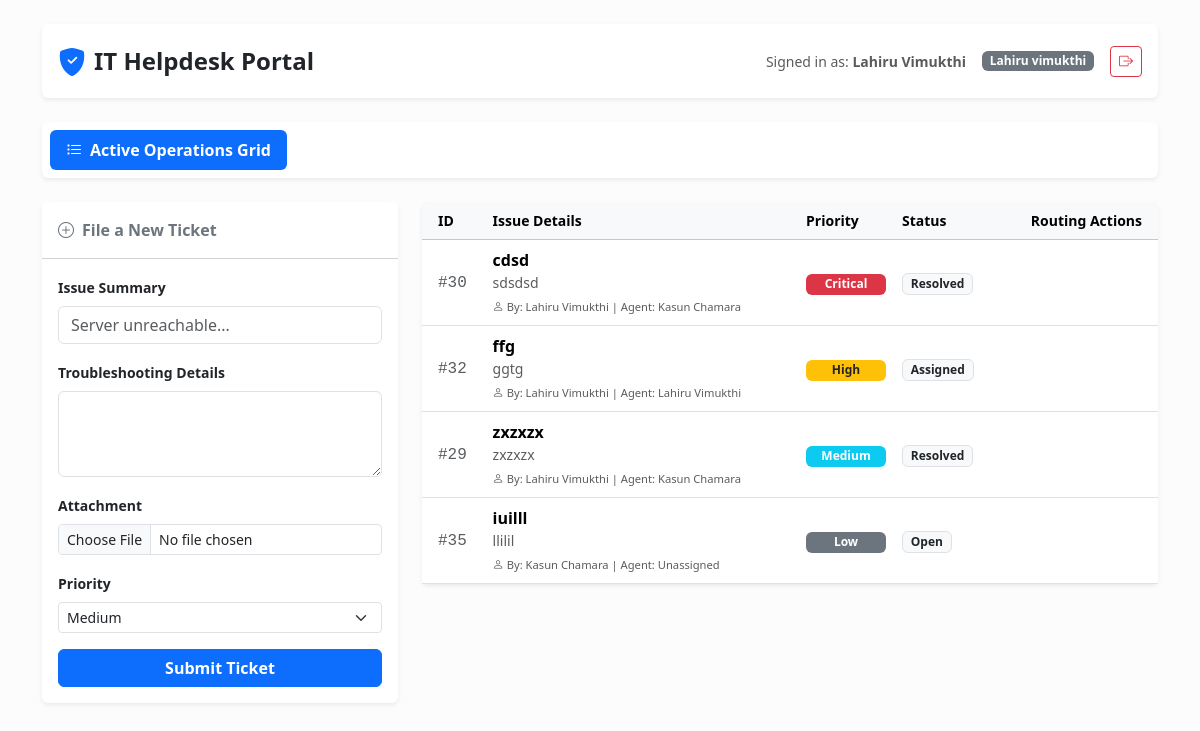
Page / (signed in) on the earlier database version.
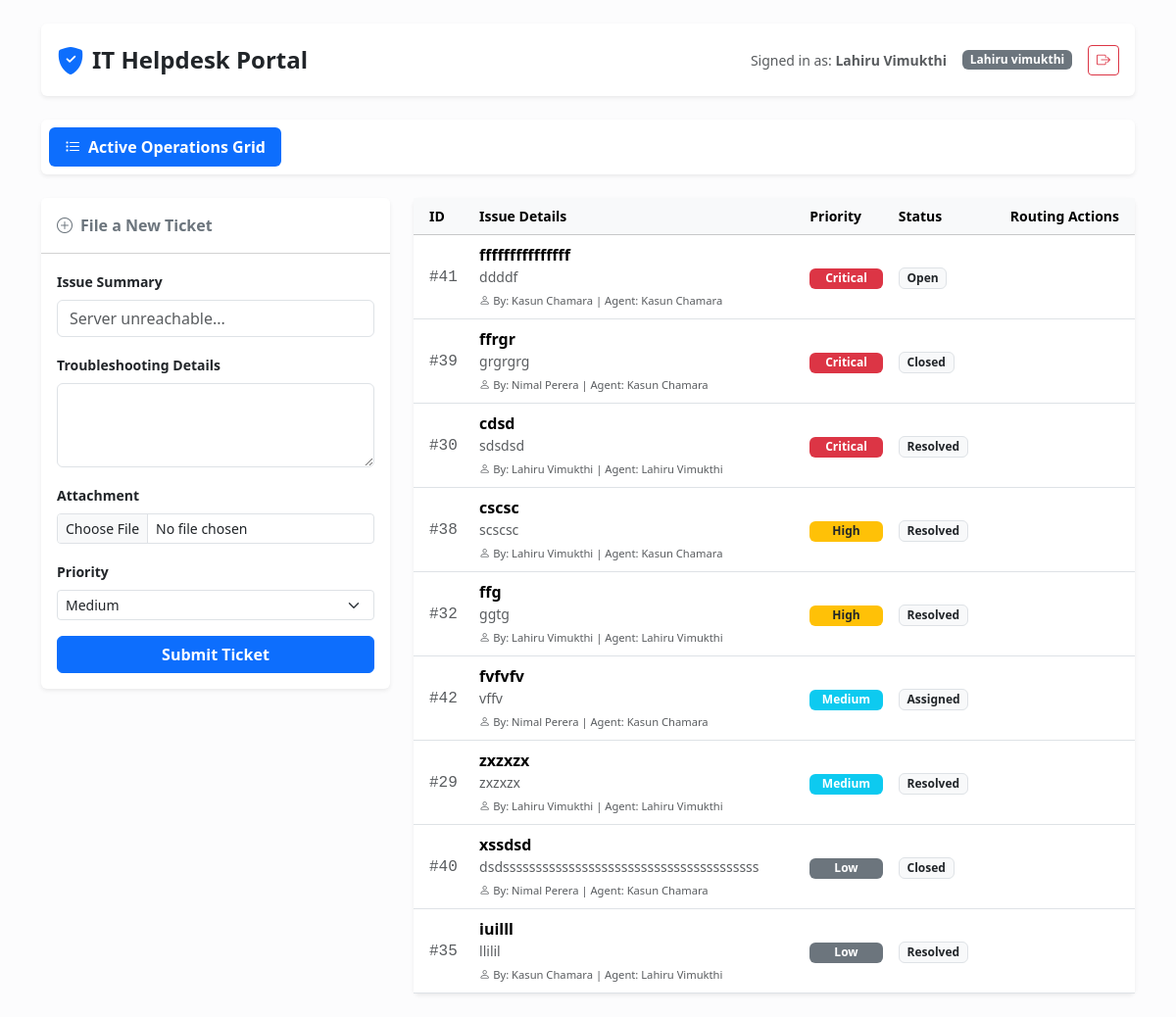
Same page on the later database version.
### tables this page shows
CREATE TABLE `tickets` (
  `id` int(11) NOT NULL,
  `title` varchar(255) NOT NULL,
  `description` text NOT NULL,
  `attachment_path` varchar(255) DEFAULT NULL,
  `status` enum('Open','Assigned','In Progress','Resolved','Closed') DEFAULT 'Open',
  `priority` enum('Low','Medium','High','Critical') DEFAULT 'Low',
  `created_by` int(11) NOT NULL,
  `assigned_to` int(11) DEFAULT NULL,
  `created_at` timestamp NOT NULL DEFAULT current_timestamp(),
  `updated_at` timestamp NOT NULL DEFAULT current_timestamp() ON UPDATE current_timestamp()
);

CREATE TABLE `users` (
  `id` int(11) NOT NULL,
  `name` varchar(100) NOT NULL,
  `email` varchar(100) NOT NULL,
  `role` enum('Requester','Agent','Admin') DEFAULT 'Requester',
  `password` varchar(255) NOT NULL,
  `password_hash` varchar(255) NOT NULL,
  `created_at` timestamp NOT NULL DEFAULT current_timestamp(),
  `verification_code` varchar(6) DEFAULT NULL,
  `code_expires_at` datetime DEFAULT NULL
);

### TicketManager.php (called while the page is built, shortened)
<?php
class TicketManager {
    private $pdo;
    public function __construct($pdo) {
        $this->pdo = $pdo;
    }
    public function getMasterQueue() {
        $sql = "SELECT t.*, u1.name as creator_name, u2.name as agent_name
                FROM tickets t
                JOIN users u1 ON t.created_by = u1.id
                LEFT JOIN users u2 ON t.assigned_to = u2.id
                ORDER BY FIELD(t.priority, 'Critical', 'High', 'Medium', 'Low'), t.created_at DESC";
        return $this->pdo->query($sql)->fetchAll();
    }
}
?>

### index.php (the view, shortened to what this page needs)
<?php
require_once 'db.php';
require_once 'TicketManager.php';
$ticketManager = new TicketManager($pdo);
$currentUserName = $_SESSION['user_name'];
$currentRole     = ucfirst(strtolower($_SESSION['user_role'] ?? 'Requester'));
$tickets = $ticketManager->getMasterQueue();
$priorityBadges = [
    'Critical' => 'bg-danger text-white',
    'High'     => 'bg-warning text-dark',
    'Medium'   => 'bg-info text-white',
    'Low'      => 'bg-secondary text-white'
];
$activeTab = 'queue';
?>
<!DOCTYPE html>
<html lang="en">
<head>
    <link href="https://cdn.jsdelivr.net/npm/bootstrap@5.3.3/dist/css/bootstrap.min.css" rel="stylesheet">
    <link href="https://cdn.jsdelivr.net/npm/bootstrap-icons@1.11.3/font/bootstrap-icons.min.css" rel="stylesheet">
</head>
<body class="bg-light-subtle py-4">
<div class="container">
    <header class="d-flex flex-wrap justify-content-between align-items-center p-3 mb-4 <?php echo $currentRole === 'Admin' ? 'bg-dark text-white' : 'bg-white text-dark'; ?> rounded shadow-sm">
        <div class="d-flex align-items-center gap-2">
            <i class="bi <?php echo $currentRole === 'Admin' ? 'bi-shield-lock-fill text-warning' : 'bi-shield-fill-check text-primary'; ?> fs-3"></i>
            <span class="fs-4 fw-bold"><?php echo $currentRole === 'Admin' ? 'Central Administration Panal' : 'IT Helpdesk Portal'; ?></span>
        </div>
        <div class="d-flex align-items-center gap-3">
            <span class="small opacity-75">Signed in as: <strong><?php echo htmlspecialchars($currentUserName); ?></strong></span>
            <span class="badge <?php echo $currentRole === 'Admin' ? 'bg-warning text-dark' : 'bg-secondary'; ?>"><?php echo $currentRole; ?></span>
            <a href="logout.php" class="btn btn-sm btn-outline-danger"><i class="bi bi-box-arrow-right"></i></a>
        </div>
    </header>
    <ul class="nav nav-pills mb-4 gap-2 bg-white p-2 rounded shadow-sm" id="dashboardTabs" role="tablist">
        <li class="nav-item" role="presentation">
            <button class="nav-link fw-bold <?php echo $activeTab === 'queue' ? 'active' : ''; ?>" id="queue-tab" data-bs-toggle="tab" data-bs-target="#queue-pane" type="button" role="tab"><i class="bi bi-list-task me-2"></i>Active Operations Grid</button>
        </li>
    </ul>
    <div class="tab-content" id="dashboardTabsContent">
        <div class="tab-pane fade <?php echo $activeTab === 'queue' ? 'show active' : ''; ?>" id="queue-pane" role="tabpanel" aria-labelledby="queue-tab">
            <div class="row g-4">
                <div class="col-12 col-lg-4">
                    <div class="card border-0 shadow-sm">
                        <div class="card-header bg-white py-3 fw-bold text-secondary"><i class="bi bi-plus-circle me-2"></i>File a New Ticket</div>
                        <div class="card-body">
                            <form action="index.php" method="POST" enctype="multipart/form-data">
                                <div class="mb-3"><label class="form-label small fw-bold">Issue Summary</label><input type="text" name="title" class="form-control" required placeholder="Server unreachable..."></div>
                                <div class="mb-3"><label class="form-label small fw-bold">Troubleshooting Details</label><textarea name="description" rows="3" class="form-control" required></textarea></div>
                                <div class="mb-3"><label class="form-label small fw-bold">Attachment</label><input type="file" name="screenshot" class="form-control form-control-sm"></div>
                                <div class="mb-3">
                                    <label class="form-label small fw-bold">Priority</label>
                                    <select name="priority" class="form-select form-select-sm">
                                        <option value="Medium" selected>Medium</option>
                                    </select>
                                </div>
                                <button type="submit" class="btn btn-primary w-100 fw-bold">Submit Ticket</button>
                            </form>
                        </div>
                    </div>
                </div>
                <div class="col-12 col-lg-8">
                    <div class="card border-0 shadow-sm">
                        <div class="table-responsive">
                            <table class="table align-middle mb-0">
                                <thead class="table-light small">
                                    <tr><th class="ps-3">ID</th><th>Issue Details</th><th>Priority</th><th>Status</th><th class="pe-3 text-end">Routing Actions</th></tr>
                                </thead>
                                <tbody>
                                    <?php foreach ($tickets as $ticket):
                                        $pClass = $priorityBadges[$ticket['priority']] ?? 'bg-secondary text-white';
                                    ?>
                                        <tr>
                                            <td class="ps-3 text-muted font-monospace">#<?php echo $ticket['id']; ?></td>
                                            <td>
                                                <div class="fw-bold"><?php echo htmlspecialchars($ticket['title']); ?></div>
                                                <div class="text-muted small text-truncate" style="max-width: 300px;"><?php echo htmlspecialchars($ticket['description']); ?></div>
                                                <small class="text-muted" style="font-size:0.7rem;"><i class="bi bi-person"></i> By: <?php echo htmlspecialchars($ticket['creator_name'] ?? 'System'); ?> | Agent: <?php echo !empty($ticket['agent_name']) ? htmlspecialchars($ticket['agent_name']) : 'Unassigned'; ?></small>
                                            </td>
                                            <td><span class="badge w-100 <?php echo $pClass; ?>"><?php echo $ticket['priority']; ?></span></td>
                                            <td>
                                                <?php if ($currentRole === 'Admin'): ?>
                                                    <form action="index.php" method="POST" class="d-inline">
                                                        <input type="hidden" name="action" value="update_status"><input type="hidden" name="ticket_id" value="<?php echo $ticket['id']; ?>">
                                                        <select name="status" onchange="this.form.submit()" class="form-select form-select-sm text-primary fw-bold">
                                                            <option value="Open" <?php echo $ticket['status'] === 'Open' ? 'selected' : ''; ?>>Open</option>
                                                            <option value="In Progress" <?php echo $ticket['status'] === 'In Progress' ? 'selected' : ''; ?>>In Progress</option>
                                                            <option value="Resolved" <?php echo $ticket['status'] === 'Resolved' ? 'selected' : ''; ?>>Resolved</option>
                                                            <option value="Closed" <?php echo $ticket['status'] === 'Closed' ? 'selected' : ''; ?>>Closed</option>
                                                        </select>
                                                    </form>
                                                <?php else: ?>
                                                    <span class="badge bg-light text-dark border"><?php echo $ticket['status']; ?></span>
                                                <?php endif; ?>
                                            </td>
                                            <td class="pe-3 text-end">
                                            </td>
                                        </tr>
                                    <?php endforeach; ?>
                                </tbody>
                            </table>
                        </div>
                    </div>
                </div>
            </div>
        </div>
    </div>
</div>
</body>
</html>

Differences in the rows shown:
added tickets: id "41", title "fffffffffffffff", description "ddddf", created_by.name "Kasun Chamara", priority "Critical", status "Open"
added tickets: id "39", title "ffrgr", description "grgrgrg", created_by.name "Nimal Perera", assigned_to.name "Kasun Chamara", priority "Critical", status "Closed"
changed tickets "cdsd": created_by.name "Kasun Chamara" → "Lahiru Vimukthi"
added tickets: id "38", title "cscsc", description "scscsc", created_by.name "Lahiru Vimukthi", assigned_to.name "Kasun Chamara", priority "High", status "Resolved"
changed tickets "ffg": status "Assigned" → "Resolved"
added tickets: id "42", title "fvfvfv", description "vffv", created_by.name "Nimal Perera", assigned_to.name "Kasun Chamara", priority "Medium", status "Assigned"
changed tickets "zxzxzx": created_by.name "Kasun Chamara" → "Lahiru Vimukthi"
added tickets: id "40", title "xssdsd", description "dsdsssssssssssssssssssssssssssssssssssssss", created_by.name "Nimal Perera", assigned_to.name "Kasun Chamara", priority "Low", status "Closed"
changed tickets "iuilll": assigned_to.name (not shown) → "Lahiru Vimukthi"; status "Open" → "Resolved"; no longer shows "Unassigned"
